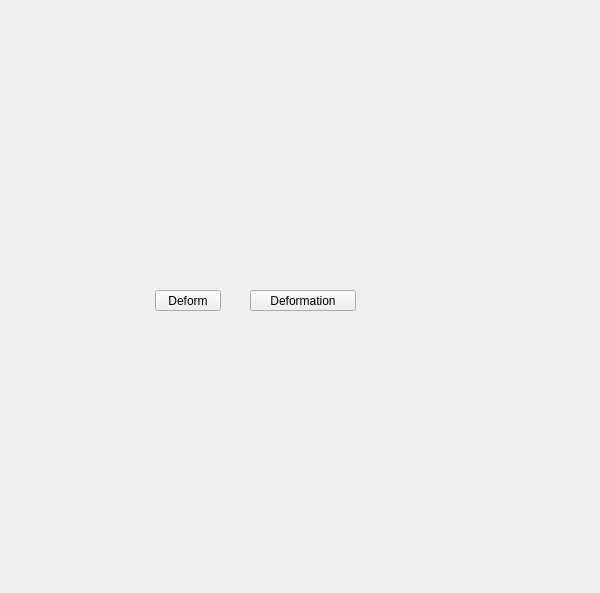
<?xml version="1.0" encoding="UTF-8"?>
<ui version="4.0">
 <class>QtUi</class>
 <widget class="QMainWindow" name="QtUi">
  <property name="enabled">
   <bool>true</bool>
  </property>
  <property name="geometry">
   <rect>
    <x>0</x>
    <y>0</y>
    <width>600</width>
    <height>593</height>
   </rect>
  </property>
  <property name="sizePolicy">
   <sizepolicy hsizetype="Ignored" vsizetype="Ignored">
    <horstretch>0</horstretch>
    <verstretch>0</verstretch>
   </sizepolicy>
  </property>
  <property name="minimumSize">
   <size>
    <width>0</width>
    <height>0</height>
   </size>
  </property>
  <property name="maximumSize">
   <size>
    <width>600</width>
    <height>600</height>
   </size>
  </property>
  <property name="toolButtonStyle">
   <enum>Qt::ToolButtonIconOnly</enum>
  </property>
  <property name="tabShape">
   <enum>QTabWidget::Triangular</enum>
  </property>
  <property name="dockNestingEnabled">
   <bool>true</bool>
  </property>
  <property name="dockOptions">
   <set>QMainWindow::AllowNestedDocks|QMainWindow::AllowTabbedDocks|QMainWindow::AnimatedDocks|QMainWindow::ForceTabbedDocks</set>
  </property>
  <widget class="QWidget" name="widget">
   <property name="sizePolicy">
    <sizepolicy hsizetype="Ignored" vsizetype="Ignored">
     <horstretch>0</horstretch>
     <verstretch>0</verstretch>
    </sizepolicy>
   </property>
   <widget class="QPushButton" name="i020">
    <property name="geometry">
     <rect>
      <x>250</x>
      <y>290</y>
      <width>106</width>
      <height>21</height>
     </rect>
    </property>
    <property name="minimumSize">
     <size>
      <width>0</width>
      <height>21</height>
     </size>
    </property>
    <property name="maximumSize">
     <size>
      <width>999</width>
      <height>21</height>
     </size>
    </property>
    <property name="accessibleName">
     <string>deformation</string>
    </property>
    <property name="text">
     <string>Deformation</string>
    </property>
   </widget>
   <widget class="QPushButton" name="i027">
    <property name="geometry">
     <rect>
      <x>155</x>
      <y>290</y>
      <width>66</width>
      <height>21</height>
     </rect>
    </property>
    <property name="minimumSize">
     <size>
      <width>0</width>
      <height>21</height>
     </size>
    </property>
    <property name="maximumSize">
     <size>
      <width>999</width>
      <height>21</height>
     </size>
    </property>
    <property name="accessibleName">
     <string>deform</string>
    </property>
    <property name="text">
     <string>Deform</string>
    </property>
   </widget>
  </widget>
 </widget>
 <resources/>
 <connections/>
 <designerdata>
  <property name="gridDeltaX">
   <number>5</number>
  </property>
  <property name="gridDeltaY">
   <number>10</number>
  </property>
  <property name="gridSnapX">
   <bool>true</bool>
  </property>
  <property name="gridSnapY">
   <bool>true</bool>
  </property>
  <property name="gridVisible">
   <bool>true</bool>
  </property>
 </designerdata>
</ui>
